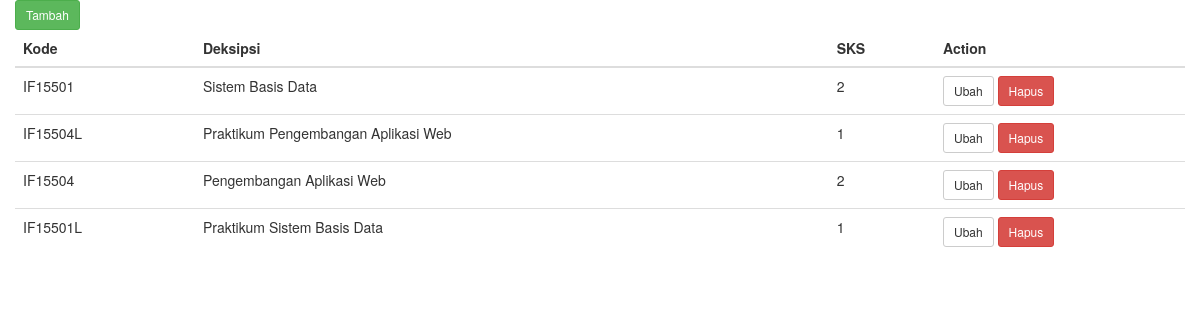
Screenshot of /index.php/matakuliah with the database file from the repository.
### tables this page shows
CREATE TABLE `matakuliah` (
  `matakuliah_id` int(11) NOT NULL,
  `matakuliah_unx` varchar(100) NOT NULL,
  `matakuliah_kode` varchar(50) NOT NULL,
  `matakuliah_deskripsi` varchar(200) NOT NULL,
  `sks` int(11) NOT NULL,
  PRIMARY KEY (`matakuliah_id`)
);

### application/controllers/Matakuliah.php (called while the page is built, shortened)
<?php
class Matakuliah extends CI_Controller
{
    public function __construct()
    {
        $this->load->model("matakuliah_model");
        $this->load->library('form_validation');
    }
    public function index()
    {
        $data["matakuliah"] = $this->matakuliah_model->getAll();
        $this->load->view("matakuliah/list", $data);
    }
}

### index.php (called while the page is built, shortened)
<?php
require_once BASEPATH.'core/CodeIgniter.php';

### application/models/Matakuliah_model.php (called while the page is built, shortened)
<?php defined('BASEPATH') OR exit('No direct script access allowed');
class Matakuliah_model extends CI_Model
{
    private $_table = "matakuliah";
    public function getAll()
    {
        return $this->db->get($this->_table)->result();
    }
}

### application/views/matakuliah/list.php (the view, shortened to what this page needs)
<!DOCTYPE html>
<html lang="en">
<head>
  <link rel="stylesheet" href="https://maxcdn.bootstrapcdn.com/bootstrap/3.4.0/css/bootstrap.min.css">
</head>
<body id="page-top">
	<div id="wrapper">
		<div id="content-wrapper">
			<div class="container-fluid">
				<div class="card mb-3">
					<div class="card-header">
						<a href="<?php echo site_url('matakuliah/add') ?>" class="btn btn-success btn-sm">
							Tambah
						</a>
					</div>
					<div class="card-body">
						<div class="table-responsive">
							<table class="table table-hover" id="dataTable" width="10%" cellspacing="0">
								<thead>
									<tr>
										<th>Kode</th>
										<th>Deksipsi</th>
										<th>SKS</th>
										<th>Action</th>
									</tr>
								</thead>
								<tbody>
									<?php foreach ($matakuliah as $r): ?>
									<tr>
										<td>
											<?php echo $r->matakuliah_kode ?>
										</td>
										<td>
											<?php echo $r->matakuliah_deskripsi ?>
										</td>
										<td>
											<?php echo $r->sks ?>
										</td>
										<td width="250">
											<a href="<?php echo site_url('matakuliah/edit/'.$r->matakuliah_unx) ?>" class="btn btn-default btn-sm">Ubah
											</a>
											<a href="<?php echo site_url('matakuliah/delete/'.$r->matakuliah_unx) ?>" class="btn btn-danger btn-sm">
												Hapus
											</a>
										</td>
									</tr>
									<?php endforeach; ?>
								</tbody>
							</table>
						</div>
					</div>
				</div>
			</div>
		</div>
	</div>
</body>
</html>

### rows the page displays
matakuliah: matakuliah_kode "IF15501", matakuliah_deskripsi "Sistem Basis Data", sks "2"
matakuliah: matakuliah_kode "IF15504L", matakuliah_deskripsi "Praktikum Pengembangan Aplikasi Web", sks "1"
matakuliah: matakuliah_kode "IF15504", matakuliah_deskripsi "Pengembangan Aplikasi Web", sks "2"
matakuliah: matakuliah_kode "IF15501L", matakuliah_deskripsi "Praktikum Sistem Basis Data", sks "1"
